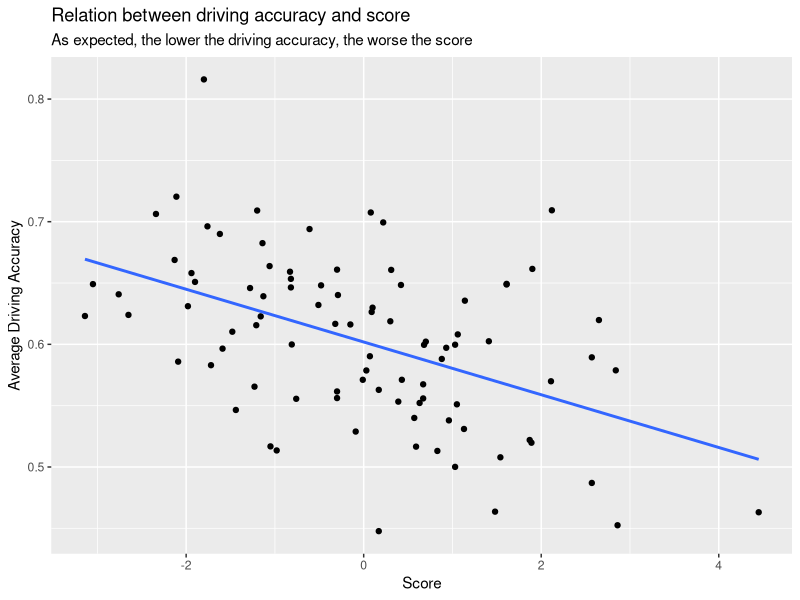
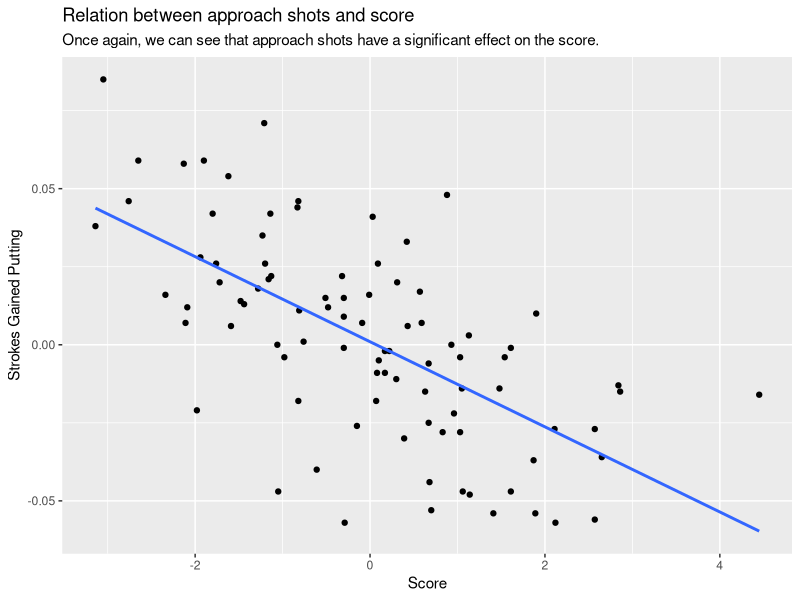
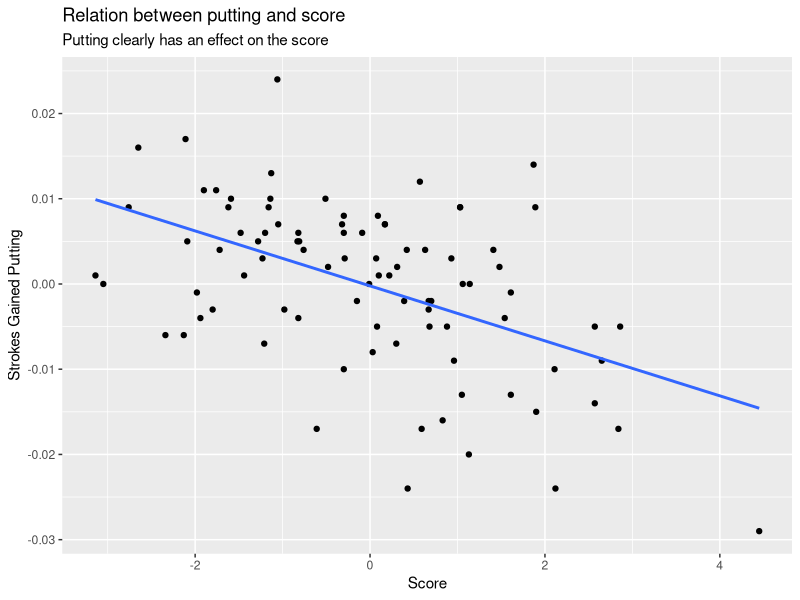

Here is the R script that generated these plots, in order:
## ---- chunk 1
#| echo: FALSE
#| message: FALSE
library(tidyverse)
library(patchwork)
golf_data <- read_csv(file = "dg_course_table.csv")
## ---- chunk 2
#| echo: FALSE
#| message: FALSE
p1 <- golf_data |> ggplot(mapping = aes(x = adj_score_to_par, y = adj_driving_accuracy)) + 
    geom_point() + geom_smooth(method = "lm", se = FALSE)   + labs(title = "Relation between driving accuracy and score", subtitle = "As expected, the lower the driving accuracy, the worse the score", x= "Score", y = "Average Driving Accuracy"
    )
p2 <- golf_data |> ggplot(mapping = aes(x = adj_score_to_par, y = app_sg)) + 
   geom_point() + geom_smooth(method = "lm", se = FALSE) + labs(title = "Relation between approach shots and score", subtitle = "Once again, we can see that approach shots have a significant effect on the score.", x = "Score", y = "Strokes Gained Putting")
p3 <- golf_data |> ggplot(mapping = aes(x = adj_score_to_par, y = putt_sg)) + 
    geom_point() + geom_smooth(method = "lm", se = FALSE) + labs(title = "Relation between putting and score", subtitle = "Putting clearly has an effect on the score", x = "Score", y = "Strokes Gained Putting")
p1
p2 
p3

